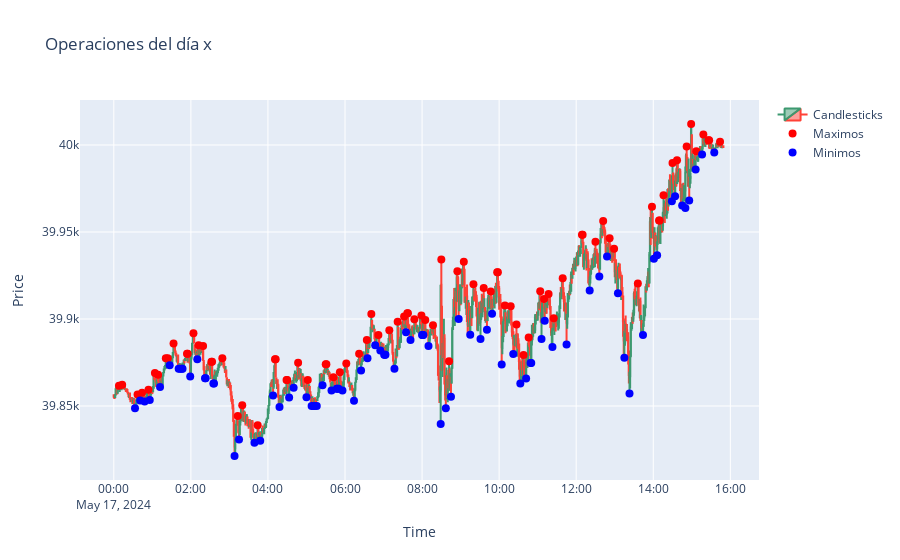

The code cell stored with this chart in its notebook:
### Code cell
import plotly.graph_objects as go
from plotly.subplots import make_subplots

hola=agregar_max_min(data[data['DayOfYear']==138].copy(),4)

# Crear la figura con subplots
fig = make_subplots(rows=1, cols=1)

# Añadir gráfico de velas
fig.add_trace(go.Candlestick(
    x=hola.index,
    open=hola['open'],
    high=hola['high'],
    low=hola['low'],
    close=hola['close'],
    name='Candlesticks'
))
# Añadir los puntos para los máximos
fig.add_trace(go.Scatter(
    x=hola.index[hola['maximo'] == 1],  # Filtrar donde maximo es 1
    y=hola['high'][hola['maximo'] == 1],  # Usar los valores high correspondientes
    mode='markers',
    marker=dict(color='red', size=8),  # Puntos rojos
    name='Maximos'
))

# Añadir los puntos para los mínimos
fig.add_trace(go.Scatter(
    x=hola.index[hola['minimo'] == 1],  # Filtrar donde minimo es 1
    y=hola['low'][hola['minimo'] == 1],  # Usar los valores low correspondientes
    mode='markers',
    marker=dict(color='blue', size=8),  # Puntos azules
    name='Minimos'
))
# Actualizar layout
fig.update_layout(
    title=f"Operaciones del día x",
    xaxis_title="Time",
    yaxis_title="Price",
    xaxis_rangeslider_visible=False
)
